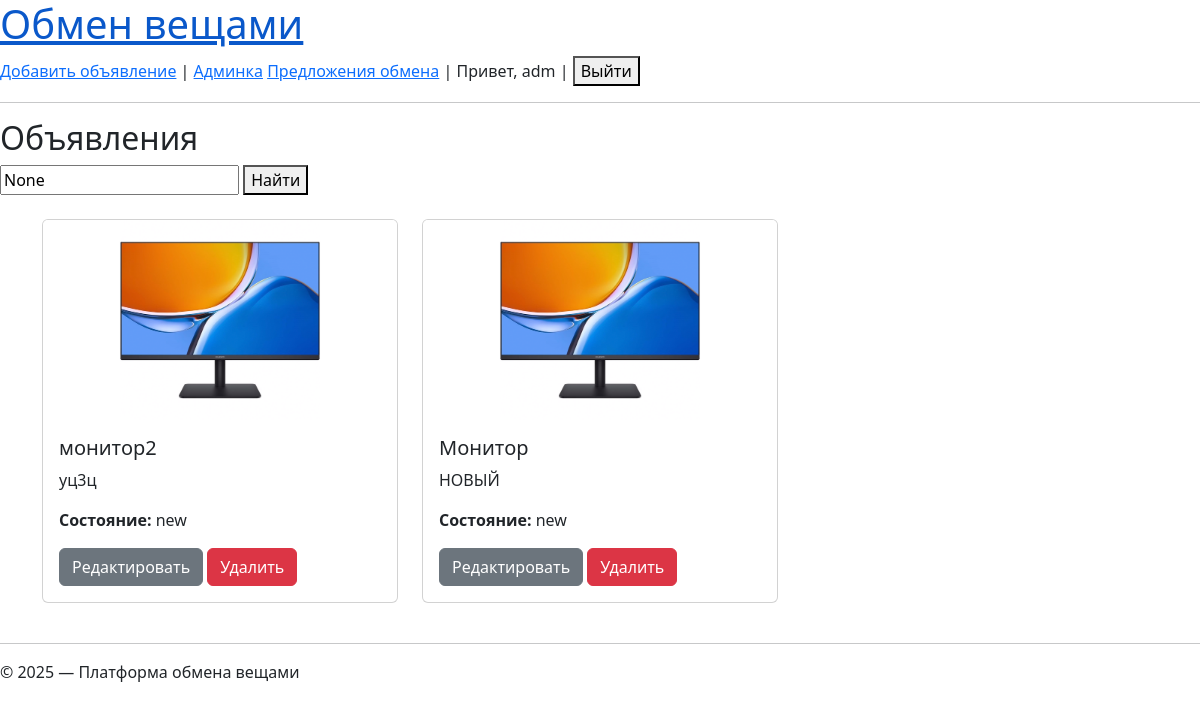
The app's page / (signed in) with its own data.
### ads/models.py (models this page shows, shortened)
class Ad(models.Model):
    CONDITION_CHOICES = [
        ('new', 'Новый'),
        ('used', 'Б/у'),
    ]
    user = models.ForeignKey(User, on_delete=models.CASCADE)
    title = models.CharField(max_length=100)
    description = models.TextField()
    category = models.CharField(max_length=60)
    condition = models.CharField(max_length=10, choices=CONDITION_CHOICES)
    created_at = models.DateTimeField(auto_now_add=True)
    image = models.ImageField(upload_to='ad_images/', blank=True, null=True)

### ads/views.py (the view)
# urls.py: path('', views.ads_list, name='ads_list'),
def ads_list(request):
    query = request.GET.get('q')
    if query:
        ads = Ad.objects.filter(title__icontains=query)
    else:
        ads = Ad.objects.all().order_by('-created_at')
    if request.user.is_authenticated:
        user_ads = Ad.objects.filter(user=request.user)
    else:
        user_ads = None
    return render(request, 'ads/ads_list.html', {'ads': ads, 'user_ads': user_ads, 'query': query})

### ads/templates/ads/ads_list.html (shortened to what this page needs)
{% extends 'base.html' %}
{% block content %}
  <h2>Объявления</h2>
  <form method="get" action="{% url 'ads_list' %}">
  <input type="text" name="q" placeholder="Поиск по названию" value="{{ query }}">
  <button type="submit">Найти</button>
  </form>
<div class="container mt-4">
  <div class="row">
    {% for ad in ads %}
      <div class="col-md-4">
        <div class="card mb-4">
          {% if ad.image %}
            <img src="{{ ad.image.url }}" class="card-img-top" alt="{{ ad.title }}">
          {% endif %}
          <div class="card-body">
            <h5 class="card-title">{{ ad.title }}</h5>
            <p class="card-text">{{ ad.description|truncatechars:100 }}</p>
            <p><strong>Состояние:</strong> {{ ad.condition }}</p>
            {% if user == ad.user %}
              <a href="{% url 'update_ad' ad.id %}" class="btn btn-secondary">Редактировать</a>
              <a href="{% url 'delete_ad' ad.id %}" class="btn btn-danger">Удалить</a>
            {% endif %}
          </div>
        </div>
      </div>
    {% empty %}
      <p>Объявлений пока нет.</p>
    {% endfor %}
  </div>
</div>
{% endblock %}

### ads/templates/base.html (shortened to what this page needs)
<!DOCTYPE html>
<html lang="ru">
<head>
    <link rel="stylesheet" href="https://cdn.simplecss.org/simple.min.css">
    <link href="https://cdn.jsdelivr.net/npm/bootstrap@5.3.0/dist/css/bootstrap.min.css" rel="stylesheet">
</head>
<body>
    <header>
        <h1><a href="/">Обмен вещами</a></h1>
        <nav>
            <a href="{% url 'create_ad' %}">Добавить объявление</a> |
            <a href="/admin/">Админка</a>
            <a href="{% url 'user_proposals' %}">Предложения обмена</a> |
            {% if user.is_authenticated %}
            Привет, {{ user.username }} |
            <form method="post" action="{% url 'logout' %}" style="display: inline;">
                <button type="submit">Выйти</button>
            </form>
            {% else %}
            <a href="{% url 'login' %}">Войти</a> | <a href="{% url 'register' %}">Регистрация</a>
            {% endif %}
        </nav>
        <hr>
    </header>
    <main>
        {% block content %}{% endblock %}
    </main>
    <footer>
        <hr>
        <p>&copy; 2025 — Платформа обмена вещами</p>
    </footer>
</body>
</html>

### records on screen
Ad: image (picture), title "монитор2", description "уц3ц", condition "new", shows "Редактировать"
Ad: image (picture), title "Монитор", description "НОВЫЙ", condition "new", shows "Редактировать"

### other values on screen
{{ user.username }} "adm"
